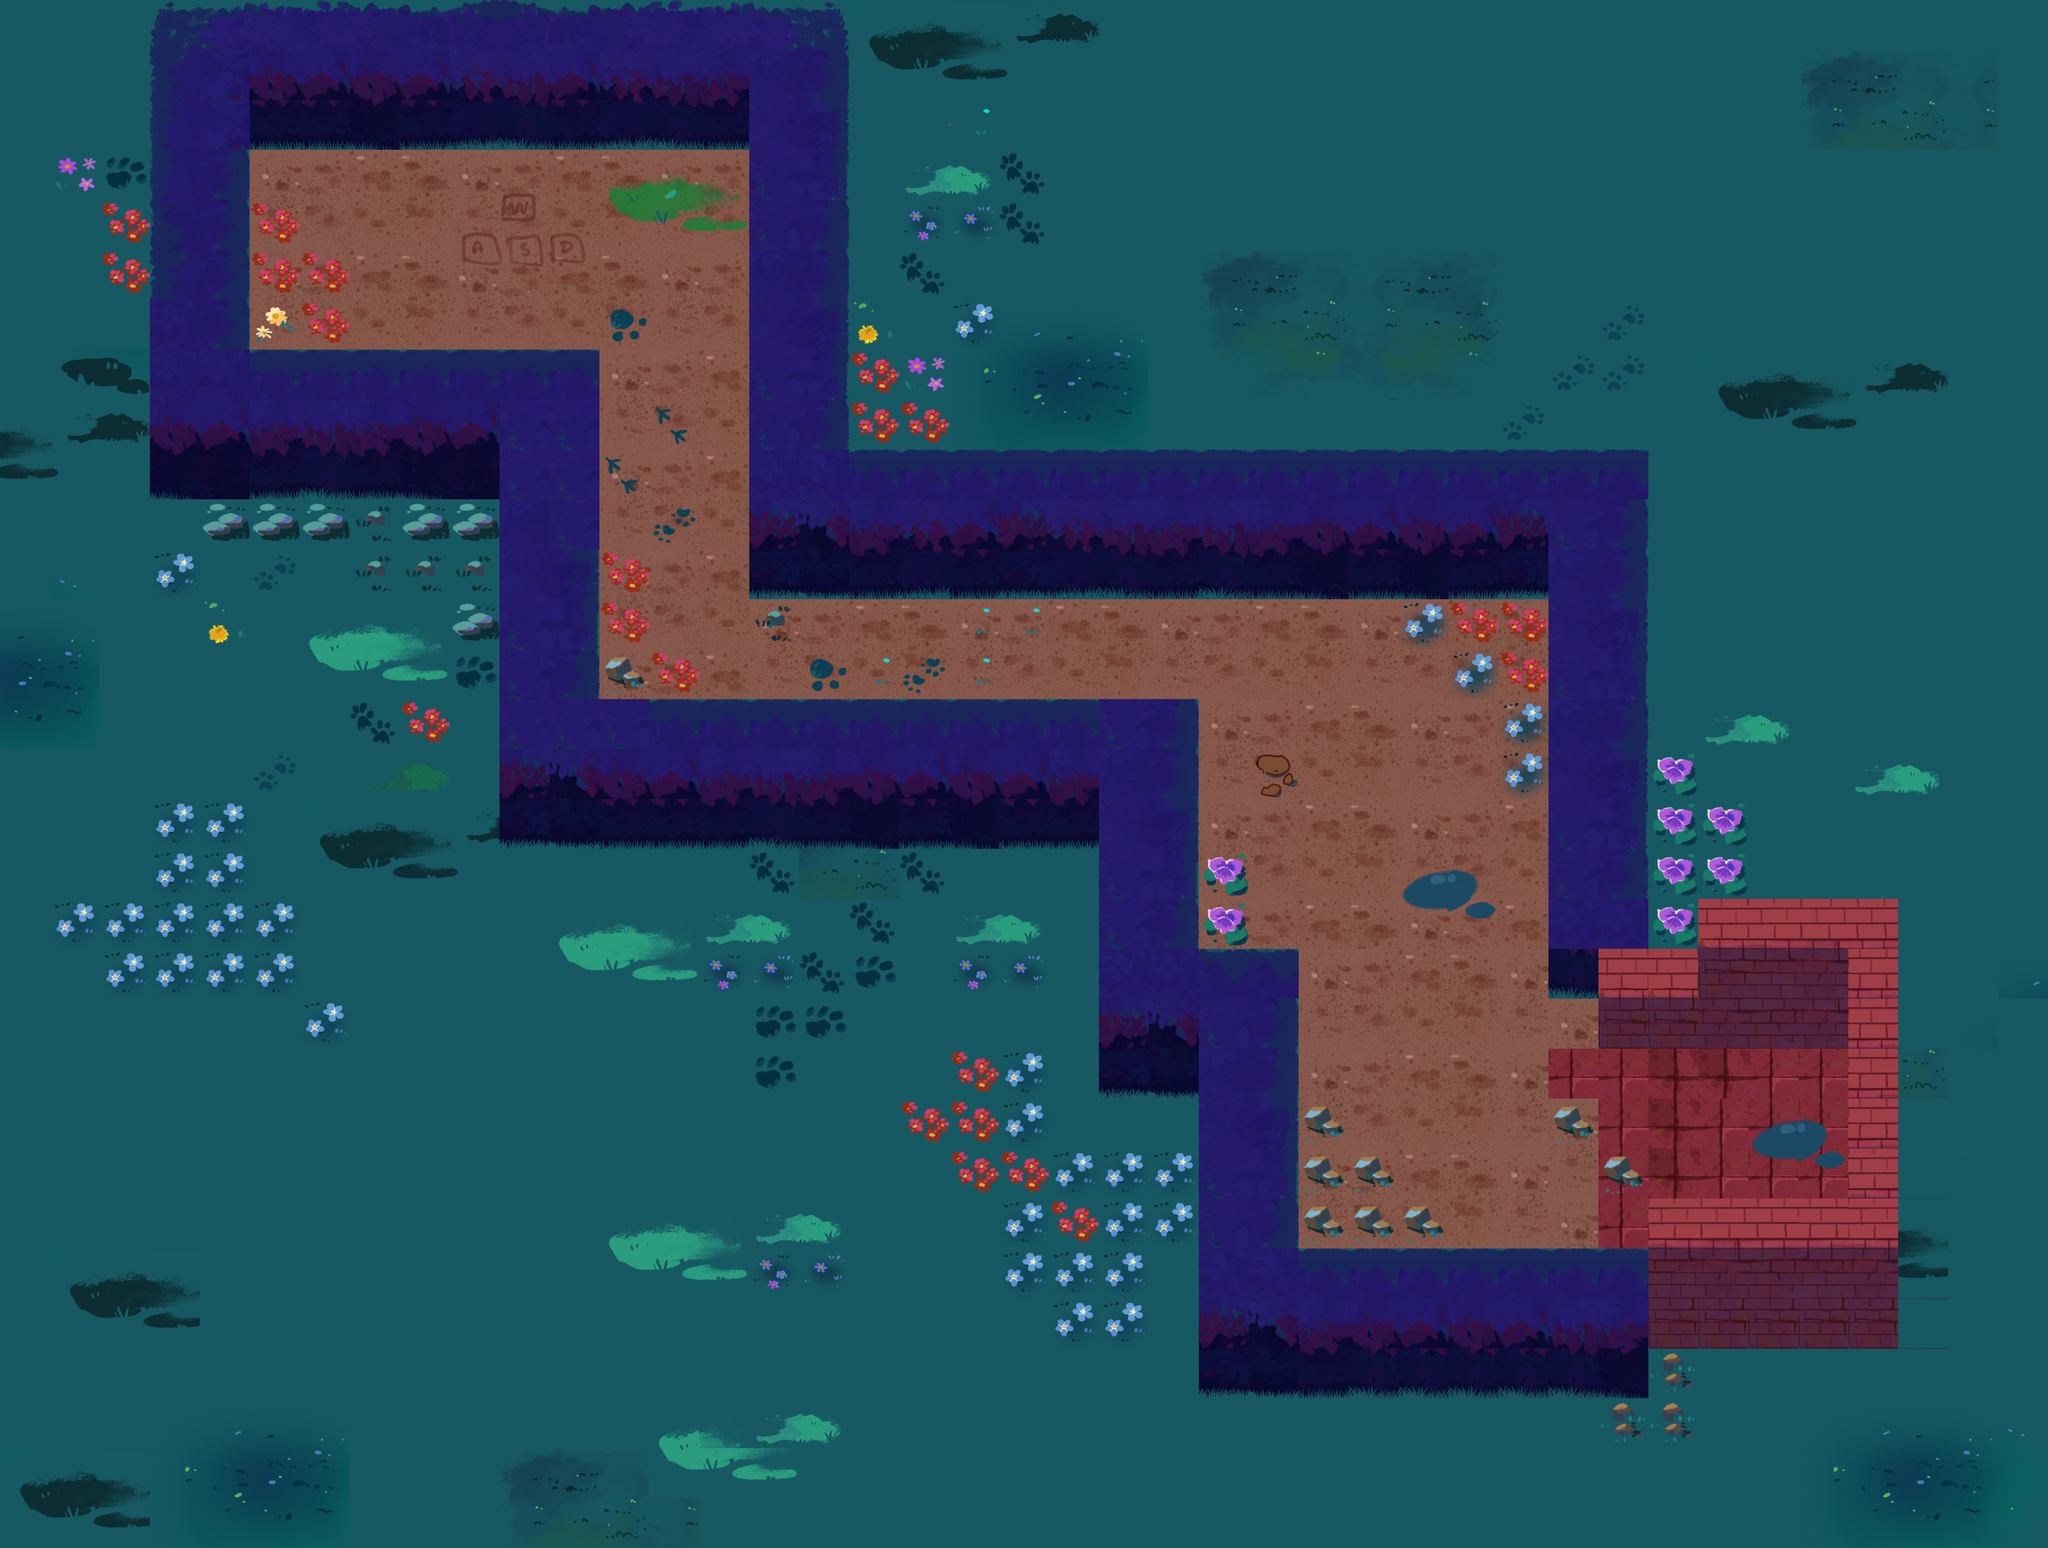

A level layout from a 2D game, rendered from its tile map. Below: a short description, then the map file with tile-grid data replaced by summaries:
An orthogonal 41x31 tile map with 128x128 px tiles, 3 tile layers (ground, decoration, wall-tiles), 10 tilesets and 21 objects (Guard, Cat, Exit, Text).

<map version="1.10" tiledversion="1.11.2" orientation="orthogonal" renderorder="right-down" width="41" height="31" tilewidth="128" tileheight="128" infinite="0" nextlayerid="7" nextobjectid="167">
 <tileset firstgid="1" source="../../tilesets/path-1.tsx" />
 <tileset firstgid="211" source="../../tilesets/path-2.tsx" />
 <tileset firstgid="421" source="../../tilesets/walls-1.tsx" />
 <tileset firstgid="631" source="../../tilesets/path-3.tsx" />
 <tileset firstgid="887" source="../../tilesets/decorations-2.tsx" />
 <tileset firstgid="1007" source="../../tilesets/path-4.tsx" />
 <tileset firstgid="1095" source="../../tilesets/decals-2.tsx" />
 <tileset firstgid="1183" source="../../tilesets/grass_shadow2.tsx" />
 <tileset firstgid="1189" source="../../tilesets/decorations.tsx" />
 <tileset firstgid="1309" source="../../tilesets/interiordecorations1.tsx" />
 <layer id="1" name="ground" width="41" height="31">
  <data>[1271 cells, 1271 non-empty, 191 distinct tile ids]</data>
 </layer>
 <layer id="5" name="decoration" width="41" height="31">
  <data>[1271 cells, 199 non-empty, 43 distinct tile ids]</data>
 </layer>
 <layer id="6" name="wall-tiles" width="41" height="31">
  <data>[1271 cells, 209 non-empty, 40 distinct tile ids]</data>
 </layer>
 <objectgroup id="2" name="walls" visible="0">
  <object id="134" x="384" y="0" width="1792" height="384" />
  <object id="135" x="384" y="384" width="256" height="896" />
  <object id="137" x="1280" y="1280" width="256" height="896" />
  <object id="139" x="1920" y="384" width="256" height="1152" />
  <object id="141" x="2176" y="1152" width="2048" height="384" />
  <object id="143" x="3968" y="1536" width="256" height="1024" />
  <object id="145" x="2816" y="2176" width="256" height="640" />
  <object id="150" x="3328" y="3200" width="896" height="384" />
  <object id="151" x="4224" y="3328" width="640" height="128" />
  <object id="152" x="4736" y="2304" width="128" height="1024" />
  <object id="154" x="4224" y="2432" width="512" height="256" />
  <object id="155" x="4096" y="2560" width="128" height="128" />
  <object id="163" x="3072" y="2432" width="256" height="1152" />
  <object id="164" x="512" y="896" width="1024" height="384" />
  <object id="165" x="1408" y="1792" width="1664" height="384" />
  <object id="166" x="4224" y="3072" width="512" height="256" />
 </objectgroup>
 <objectgroup id="3" name="objects">
  <object id="128" x="3704" y="1672">
   <polyline points="97.1883,986.243 98.67,-68.8458" />
  </object>
  <object id="102" type="Guard" x="3644" y="1660">
   <properties>
    <property name="angle" type="float" value="270" />
    <property name="category" value="00100" />
    <property name="exclude" value="00100" />
    <property name="force" type="float" value="1.5" />
    <property name="fov" type="float" value="60" />
    <property name="maxSpeed" type="float" value="10" />
    <property name="path" type="object" value="128" />
    <property name="radius" type="float" value="0.5" />
    <property name="spriteRadius" type="float" value="1" />
    <property name="viewDistance" type="float" value="5" />
   </properties>
   <point />
  </object>
  <object id="132" type="Cat" x="928" y="544">
   <properties>
    <property name="abilityCooldown" type="float" value="5" />
    <property name="abilityRange" type="float" value="7" />
    <property name="category" value="00010" />
    <property name="exclude" value="00010" />
    <property name="force" type="float" value="9" />
    <property name="maxSpeed" type="float" value="10" />
    <property name="meowExpandSpeed" type="float" value="10" />
    <property name="radius" type="float" value="0.6" />
    <property name="spriteRadius" type="float" value="0.6" />
   </properties>
   <point />
  </object>
  <object id="133" type="Exit" x="4482.42" y="2906.06">
   <properties>
    <property name="category" value="10000" />
    <property name="creature" value="OCTOPUS" />
    <property name="exclude" value="00000" />
    <property name="size" type="float" value="1.25" />
   </properties>
   <point />
  </object>
  <object id="157" type="Text" x="3293.94" y="1806.06">
   <properties>
    <property name="text" value="Avoid being spotted!" />
   </properties>
   <point />
  </object>
 </objectgroup>
</map>
